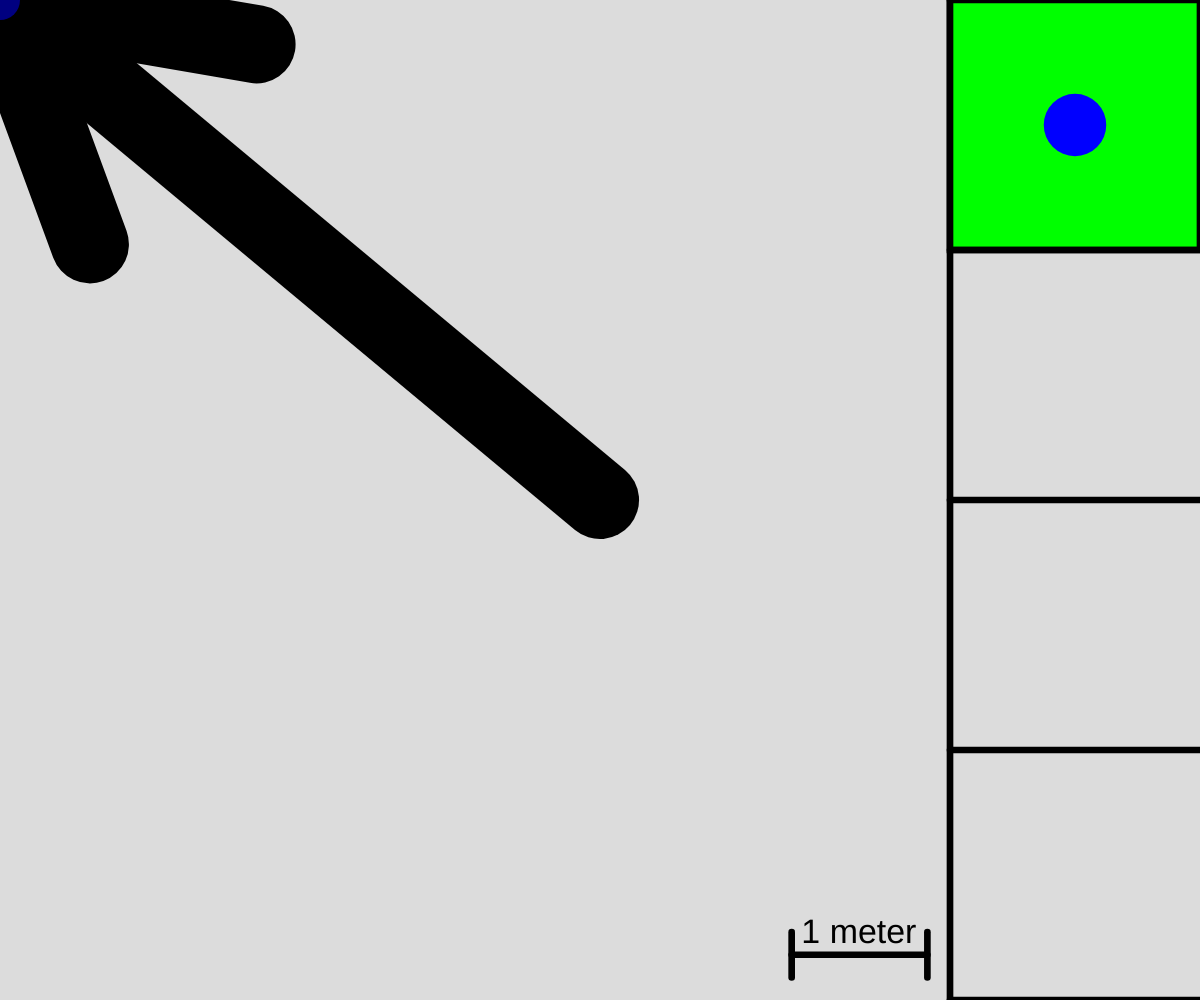
Frame 1 (no input)
Frame 60 (no input): identical to frame 1, image omitted
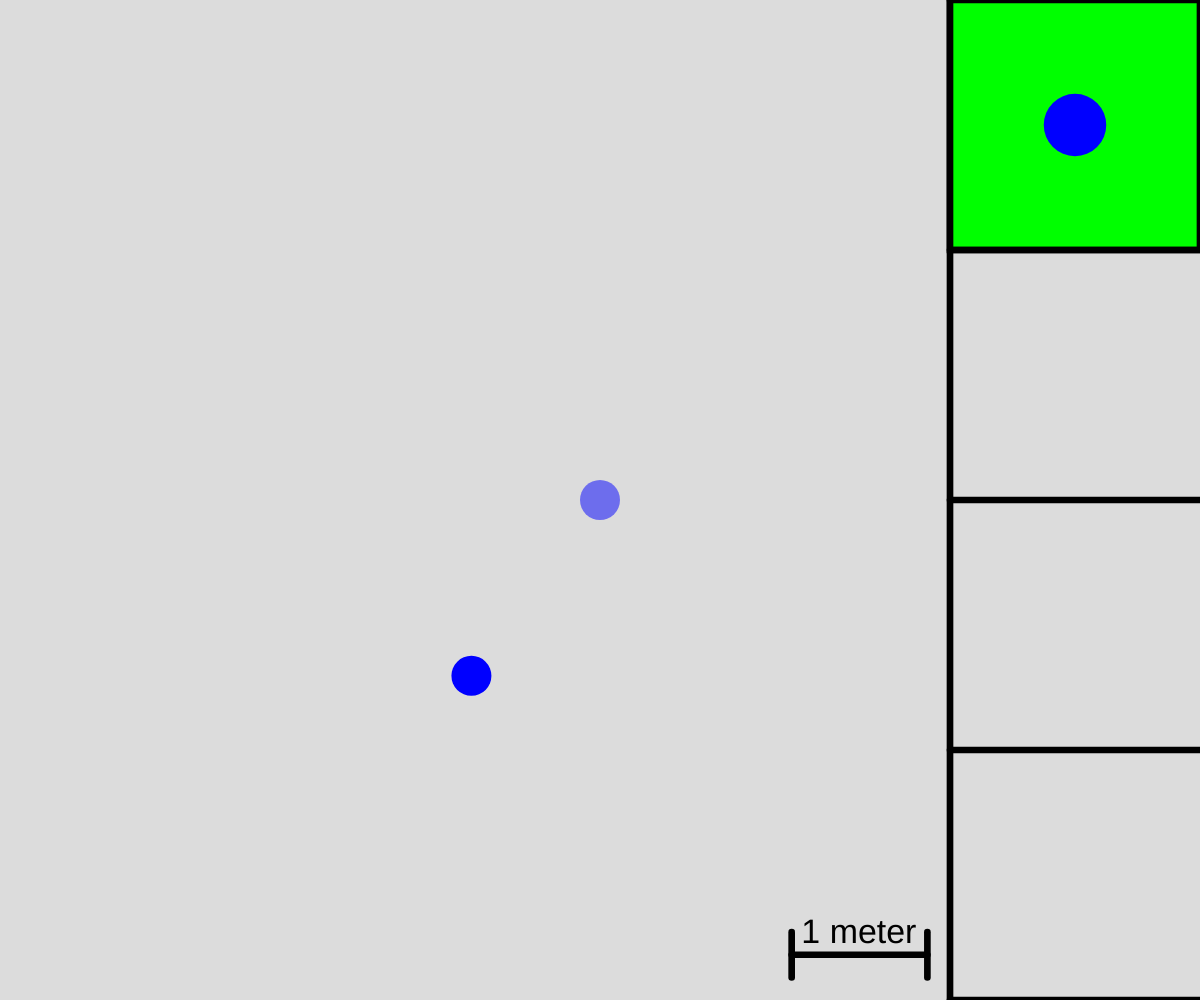
Frame 120 (the mouse pressed at the canvas centre since frame 60)

The p5.js sketch that drew these frames (run headless with seeded random() and noise() and a simulated clock; from frame 60 on, the mouse is pressed at the canvas centre):

// p5.js sketch
// ── sketch.js
/* global createCanvas*/
/* global width*/
/* global height*/
/* global background*/
/* global line*/
/* global resizeCanvas*/
/* global ellipse*/
/* global mouseX*/
/* global mouseY*/
/* global strokeWeight*/

/* global update*/

// function update(dt, particles, width, height){
//     for (var i = 0; i < particles.length; i++){
//         particles[i].x += particles[i].vx * dt;
//         particles[i].y += particles[i].vy * dt;
        
//         if (particles[i].x + particles[i].r >= width){
//             particles[i].vx *= -1;
//         } else if (particles[i].x - particles[i].r <= 0){
//             particles[i].vx *= -1;
//         }
//         if (particles[i].y + particles[i].r >= height){
//             particles[i].vy *= -1;
//         } else if (particles[i].y - particles[i].r <= 0){
//             particles[i].vy *= -1;
//         }
//     }
// }

//Charge (magnitude and sign) is given by the user in microcoulombs 
//And the initial position
//And the number of particles

//follow the movement of the particles
function update(dt, particles, width, height)
{
    //particles bouncing at each other
    var distances = [];
    const k = 9*(Math.pow(10, 9)); //I don't think this needs to be declared inside the for loop oups you are right 
    var En1x = 0;
    var En1y = 0;

    for (var i = 0; i < particles.length; i++)
    {
        if(particles.length > 1)
        {
            for (var j = i + 1; j < particles.length; j++) {
                // var v1 = posVector(particles,i);
                // var v2 = posVector(particles,j);
                
                var dx = particles[j].x - particles[i].x
                var dy = particles[j].y - particles[i].y
                var d = Math.sqrt(Math.pow(dx,2) + Math.pow(dy,2));
                //electric field j on i 
                var En1 =k*(Math.abs(particles[j].charge))/(Math.pow(d, 2)); 
                if (particles[i].charge > 0 && particles[j].charge > 0) {
                    En1x += En1*(-dx/d); 
                    En1y += En1*(-dy/d);
                }
                else if (particles[i].charge < 0 && particles[j].charge < 0) {
                    En1x += En1*(-dx/d); 
                    En1y += En1*(-dy/d);
                }
                else if (particles[i].charge > 0 && particles[j].charge <0) {
                    En1x += En1*(dx/d); 
                    En1y += En1*(dy/d);
                }
                else {
                    En1x += En1*(dx/d); 
                    En1y += En1*(dy/d);
                }
                
                
                var dvx = particles[j].vx - particles[i].vx;
                var dvy = particles[j].vy - particles[i].vy;
                
                // //electric field i on j (is the negative of n on 1)
                // var E1nx = -En1x;
                // var E1ny = -En1y;

                
                
                distances.push(d);
                //collision and modification velocity
                if(d <= (particles[i].r + particles[j].r) && dvx * dx + dvy * dy < 0){
                    var l = lamda(particles,i,j,dx,dy);
                    particles[i].vx = (l/(particles[i].mass)*dx + particles[i].vx);
                    particles[i].vy = (l/(particles[i].mass)*dy + particles[i].vy);
                    particles[j].vx = (-l/(particles[j].mass)*dx + particles[j].vx);
                    particles[j].vy = (-l/(particles[j].mass)*dy + particles[j].vy);
                    console.log("vx : " + particles[i].vx);
                }
                
                }
                //electric field when j<i but is not j==i
                if(i != 0){
                    for(j = 0; j < i; j++){
                        En1 =k*particles[j].charge/(Math.pow(d, 2));
                        var En1 =k*(Math.abs(particles[j].charge))/(Math.pow(d, 2)); 
                        if (particles[i].charge > 0 && particles[j].charge > 0) {
                            En1x += En1*(-dx/d); 
                            En1y += En1*(-dy/d);
                        }
                        else if (particles[i].charge < 0 && particles[j].charge < 0) {
                            En1x += En1*(-dx/d); 
                            En1y += En1*(-dy/d);
                        }
                        else if (particles[i].charge > 0 && particles[j].charge <0) {
                            En1x += En1*(dx/d); 
                            En1y += En1*(dy/d);
                        }
                        else {
                            En1x += En1*(dx/d); 
                            En1y += En1*(dy/d);
                        }
                    }  
                }
                
                //net electric field on particle i
                var EnetX = En1x;
                var EnetY = En1y;
                //var Enet = Math.sqrt(Math.pow(EnetX,2) + Math.pow(EnetY,2));
                //acceleration of particle i
                var aiX = (particles[i].charge*EnetX)/particles[i].mass;
                var aiY = (particles[i].charge*EnetY)/particles[i].mass;
                particles[i].vx = particles[i].vx + aiX*dt;
                particles[i].vy = particles[i].vy + aiY*dt;
        }
        
        
        particles[i].x += particles[i].vx * dt;
        particles[i].y += particles[i].vy * dt;
        
        if (particles[i].x + particles[i].r >= width){
            particles[i].vx *= -1;
            particles[i].x = width - particles[i].r;
        } else if (particles[i].x - particles[i].r <= 0){
            particles[i].vx *= -1;
            particles[i].x = particles[i].r;
        }
        if (particles[i].y + particles[i].r >= height){
            particles[i].vy *= -1;
            particles[i].y = height - particles[i].r;

        } else if (particles[i].y - particles[i].r <= 0){
            particles[i].vy *= -1;
            particles[i].y = particles[i].r;

        }
    }
    
}



function lamda(particles, i, j, dx, dy){
  var subtractionVelX = particles[i].vx - particles[j].vx;
  var subtractionVelY = particles[i].vy - particles[j].vy;
  var dotProduct = subtractionVelX * dx + subtractionVelY * dy;
  var dotProductS = dx*dx + dy*dy;
 
  
  var lamdaRes = ((-2*particles[i].mass*particles[j].mass)/(particles[i].mass + particles[j].mass))*((dotProduct)/dotProductS);
  return lamdaRes;
}







//update(1, particles, sceneWidth, sceneHeight);


const MENU_RATIO = 4;
const METER_RATIO = 1/7;
const NUM_SECTIONS = 4;
var particles = [];
var menuHeight, menuWidth; // menu dimensions
var sceneHeight, sceneWidth; // scene dimensions
var oldSceneWidth, oldSceneHeight; //old scene dimensions
var oldWidth, oldHeight; // old canvas dimensions

var metersInPixels;

var drawingMode = 0;

//The drawing modes are: 0: particle, 1: vector, 2: erasor

function setup() {
  createCanvas(window.innerWidth, window.innerHeight);
  oldWidth = width;
  oldHeight = height;
  if (width >= height) {
    menuHeight = height;
    menuWidth = height/MENU_RATIO;
    oldSceneWidth = width - menuWidth;
    oldSceneHeight = height;
  } else {
    menuWidth = width;
    menuHeight = width/MENU_RATIO;
    oldSceneWidth = width;
    oldSceneHeight = height - menuHeight;
  }
} 

function draw() {
  
  if (width >= height) {
    // draw menu on the left side
    menuHeight = height;
    menuWidth = height/MENU_RATIO;
    sceneWidth = width - menuWidth;
    sceneHeight = height;
  } else {
    menuWidth = width;
    menuHeight = width/MENU_RATIO;
    sceneWidth = width;
    sceneHeight = height - menuHeight;
  }
  metersInPixels = METER_RATIO * sceneWidth;
  
  update(1, particles, sceneWidth, sceneHeight);
  
  if (oldWidth != width || oldHeight != height){
    // scale the particles
    for (var i = 0; i < particles.length; i++){
      particles[i].x *= sceneWidth / oldSceneWidth;
      particles[i].y *= sceneHeight / oldSceneHeight;
      particles[i].vx *= sceneWidth / oldSceneWidth;
      particles[i].vy *= sceneHeight / oldSceneHeight;
      particles[i].r *= Math.sqrt(sceneWidth*sceneHeight / (oldSceneWidth * oldSceneHeight));
      // if (sceneWidth / oldSceneWidth < sceneHeight / oldSceneHeight){
      //   // scale the radius with x component
      //   if (sceneWidth / oldSceneWidth < 1){
      //     particles[i].r *= sceneWidth / oldSceneWidth;
      //   } else {
      //     particles[i].r *= oldSceneWidth / sceneWidth;
      //   }
      // } else {
      //   // scale the radius with y component
      //   if (sceneHeight / oldSceneHeight < 1) {
      //   particles[i].r *= sceneHeight / oldSceneHeight;
      //   } else {
      //   particles[i].r *= oldSceneHeight / sceneHeight;
      //   }
      // }
    }
    oldWidth = width;
    oldHeight = height;
    oldSceneWidth = sceneWidth;
    oldSceneHeight = sceneHeight;
  }
  
  // DRAWING HAPPENS HERE
  
  background(220);
  for (var i = 0; i < particles.length; i++){
    drawParticle(particles[i].x, particles[i].y, particles[i].r, color(0, 0, 255))
  }
  
  
  //console.log("hello")
  stroke(0);
  drawVector(width/2, height/2, mouseX, mouseY);
 
  strokeWeight(Math.max(menuWidth, menuHeight)/150);
  stroke(0);
  fill(0);
  drawMenu();
  strokeWeight(Math.max(menuWidth, menuHeight)/150);
  stroke(0);
  fill(0);
  drawMeterScale();
  
  if (!isMouseInMenu()){
    drawParticle(mouseX, mouseY, 20, color('rgba(0, 0, 255, 0.5)'));
  }
}


//HELPER FUNCTIONS
function drawMeterScale(){
  var x1, y1, x2, y2, x3, y3, x4, y4, x5, y5, x6, y6;
  
  x5 = sceneWidth - (metersInPixels/6 + metersInPixels);
  y5 = sceneHeight - (2 * metersInPixels/6);
  x6 = sceneWidth - metersInPixels/6;
  y6 = y5;
  x1 = x5;
  y1 = y5 - metersInPixels/6;
  x2 = x5;
  y2 = y5 + metersInPixels/6;
  x3 = x6;
  y3 = y1;
  x4 = x6;
  y4 = y2;
  line(x5, y5, x6, y6);
  line(x1, y1, x2, y2);
  line(x3, y3, x4, y4);
  textSize(metersInPixels*(1/4));
  noStroke()
  text("1 meter", x5 + 1/14 * metersInPixels, (y5 + y3)/2);
 
}

function isMouseInMenu(){
  if (width >= height){
    return (mouseX > width - menuWidth);
  } else {
    return (mouseY > height - menuHeight);
  }
}

function drawVector(x1, y1, x2, y2){
  push();
  var theta = PI/6;
  translate(x1, y1);
  var angle = atan2(y2 - y1, x2 - x1);
  rotate(angle);
  var L = Math.sqrt((x1-x2)*(x1-x2) + (y1 - y2) * (y1-y2));
  strokeWeight(L/10);
  line(0, 0, L, 0);
  line(L, 0, L - L/3 * cos(theta), L/3 * sin(theta));
  line(L, 0, L - L/3 * cos(theta), -L/3 * sin(theta))
  pop();
}

function drawMenu(){

  if (width >= height) {
    // draw menu on the right side
    line(sceneWidth, 0, sceneWidth, height);
    var side = menuHeight/ NUM_SECTIONS;
    for (var i = 0; i < NUM_SECTIONS+1; i++){
      stroke(0)
      line(sceneWidth, i * side, width, i * side);
      if (i == drawingMode){
        fill(0, 255, 0);
        rect(sceneWidth,i * side , menuWidth, side);
      }
    }
    
    drawParticle(width - 1/2 * menuHeight/NUM_SECTIONS, 1/2 * menuHeight/NUM_SECTIONS, 1/8 * menuHeight/NUM_SECTIONS, color(0, 0, 255));
    
  } else {
    // draw the menu on the bottom
    line(0, sceneHeight, width, sceneHeight);
    var side = width/NUM_SECTIONS
    line(sceneWidth, 0, sceneWidth, height);
    for (var i = 0; i < NUM_SECTIONS+1; i++){
      line(i * side , sceneHeight, i * side, height);
      if (i == drawingMode){
        fill(0, 255, 0);
        rect(i*side, height - menuHeight, side, menuHeight);
      }
    }
    drawParticle(1/2 * menuWidth/NUM_SECTIONS, height - 1/2 * menuWidth/NUM_SECTIONS, 1/8 * width/NUM_SECTIONS, color(0, 0, 255));
  }
}



function drawParticle(x, y, r, c) {
  noStroke();
  fill(c);
  
  ellipse(x, y, 2 * r, 2 * r);
}



// EVENTS
function windowResized() {
  resizeCanvas(window.innerWidth, window.innerHeight);
}

//fix radius and charge to SI
function mousePressed() {
  r = 20;
  var mass = Math.PI*Math.pow(r, 2);
  var charge = 0.001//*Math.pow(10, -6);
  if (drawingMode == 0){
    // code for drawing particles!
    if (width >= height){
      if (mouseX + r < width - menuWidth){
        particles.push({
          x: mouseX,
          y: mouseY,
          r: r,
          mass: mass,
          charge: charge,
          vx: 10*(0.5-random()),
          vy: 10*(0.5-random())
        });
      }
    } else {
      if (mouseY + r < height - menuHeight){
        particles.push({
          x: mouseX,
          y: mouseY,
          r: r,
          mass: mass,
          charge: charge,
          vx: 10*(0.5-random()),
          vy: 10*(0.5-random())
        });
      }
    }
  }
  
  if (isMouseInMenu()){
    if (width >= height){
      var side = menuHeight/NUM_SECTIONS;
      drawingMode = Math.floor(mouseY/side);
    } else {
      var side = width/NUM_SECTIONS;
      drawingMode = Math.floor(mouseX/side);
    }
  }
  
}
// ── physics.js
// //Charge (magnitude and sign) is given by the user in microcoulombs 
// //And the initial position
// //And the number of particles

//follow the movement of the particles
function update(dt, particles, width, height)
{
    //particles bouncing at each other
    var distances = [];
    var k = 9*(Math.pow(10, 9));  
    var En1x = 0
    var En1y = 0

    for (var i = 0; i < particles.length; i++)
    {
        if(particles.length > 1)
        {
            for (var j = i + 1; j < particles.length; j++) {
                // var v1 = posVector(particles,i);
                // var v2 = posVector(particles,j);
                
                var dx = particles[j].x - particles[i].x
                var dy = particles[j].y - particles[i].y
                var d = Math.sqrt(Math.pow(dx,2) + Math.pow(dy,2));
                //electric field j on i 
                var En1 =k*(Math.abs(particles[j].charge))/(Math.pow(d, 2)); 
                if (particles[i].charge > 0 && particles[j].charge > 0) {
                    En1x += En1*(-dx/d); 
                    En1y += En1*(-dy/d);
                }
                else if (particles[i].charge < 0 && particles[j].charge < 0) {
                    En1x += En1*(-dx/d); 
                    En1y += En1*(-dy/d);
                }
                else if (particles[i].charge > 0 && particles[j].charge <0) {
                    En1x += En1*(dx/d); 
                    En1y += En1*(dy/d);
                }
                else {
                    En1x += En1*(dx/d); 
                    En1y += En1*(dy/d);
                }
                
                // //electric field i on j (is the negative of n on 1)
                // var E1nx = -En1x;
                // var E1ny = -En1y;

                
                
                distances.push(d);
                
                if(d <= (particles[i].r + particles[j].r)){
                    var l = lamda(particles,i,j,dx,dy);
                    particles[i].vx = (l/(particles[i].mass)*dx + particles[i].vx);
                    particles[i].vy = (l/(particles[i].mass)*dy + particles[i].vy);
                    particles[j].vx = (-l/(particles[j].mass)*dx + particles[j].vx);
                    particles[j].vy = (-l/(particles[j].mass)*dy + particles[j].vy);
                    //console.log("vx : " + particles[i].vx);
                }
                
                }
                //electric field when j<i but is not j==i
                if(i != 0){
                    for(j = 0; j < i; j++){
                        En1 =k*particles[j].charge/(Math.pow(d, 2));
                        var En1 =k*(Math.abs(particles[j].charge))/(Math.pow(d, 2)); 
                        if (particles[i].charge > 0 && particles[j].charge > 0) {
                            En1x += En1*(-dx/d); 
                            En1y += En1*(-dy/d);
                        }
                        else if (particles[i].charge < 0 && particles[j].charge < 0) {
                            En1x += En1*(-dx/d); 
                            En1y += En1*(-dy/d);
                        }
                        else if (particles[i].charge > 0 && particles[j].charge <0) {
                            En1x += En1*(dx/d); 
                            En1y += En1*(dy/d);
                        }
                        else {
                            En1x += En1*(dx/d); 
                            En1y += En1*(dy/d);
                        }
                    }  
                }
                
                //net electric field on particle i
                var EnetX = En1x;
                var EnetY = En1y;
                //var Enet = Math.sqrt(Math.pow(EnetX,2) + Math.pow(EnetY,2));
                //acceleration of particle i
                var aiX = (particles[i].charge*EnetX)/particles[i].mass;
                var aiY = (particles[i].charge*EnetY)/particles[i].mass;
                particles[i].vx = aiX*dt;
                particles[i].vy = aiY*dt;
            }
        
        
        particles[i].x += particles[i].vx * dt;
        particles[i].y += particles[i].vy * dt;
        
        if (particles[i].x + particles[i].r >= width){
            particles[i].vx *= -1;
        } else if (particles[i].x - particles[i].r <= 0){
            particles[i].vx *= -1;
        }
        if (particles[i].y + particles[i].r >= height){
            particles[i].vy *= -1;
        } else if (particles[i].y - particles[i].r <= 0){
            particles[i].vy *= -1;
        }
    }
    
}



function lamda( particles, i, j, dx, dy){

    var subtractionVelX = particles[i].vx - particles[j].vx;
    var subtractionVelY = particles[i].vy - particles[j].vy;
    var dotProduct = subtractionVelX * dx + subtractionVelY * dy;
    var dotProductS = dx*dx + dy*dy;
   
    
    var lamdaRes = ((-2*particles[i].mass*particles[j].mass)/(particles[i].mass + particles[j].mass))*((dotProduct)/dotProductS);
    return lamdaRes;
}

//***************************************************************************************************************************************************************************************************************

//point charge? (moving or not?)
//each particle havea charge? 
//Whatdo we need:
//Given by the user: charge of each paticle, mass, radius 
//vxi and vyi should be zero, the velocity of the should be determined by the acceleration given by the Fe by the other particles
//for acceleration we need: charge of the particle: distance between particles, mass of the particle that has an acceleration, the charge of the particle applying a force on the particle.






// ── style.css
html, body {
  margin: 0;
  padding: 0;
  
}
canvas { position:fixed; top:0; left:0; z-index:1; }
#contenu { position:relative; z-index:2; }
